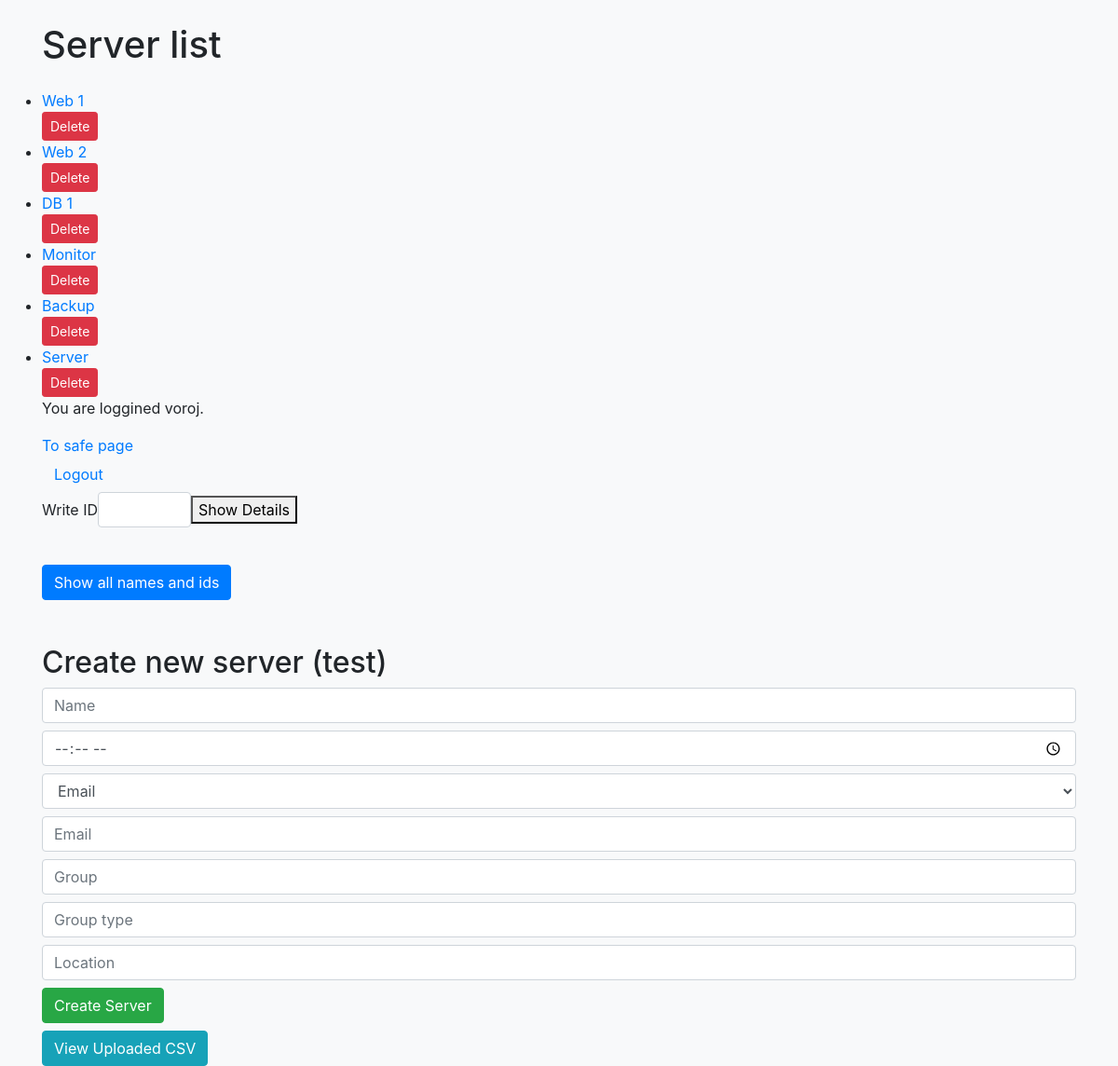
The app's page / (signed in) with its own data.
### servers/models.py (models this page shows, shortened)
class Server(models.Model):
    name = models.CharField("Name server", max_length=100)
    alert_time = models.TimeField("Time alert")
    NOTIFICATION_TYPES = [
        ("email", "Email"),
        ("sms", "SMS"),
        ("push", "Push-message"),
    ]
    notification_type = models.CharField("Type alert", max_length=10, choices=NOTIFICATION_TYPES)
    email = models.EmailField("Email adress")
    server_group = models.CharField("Servers group", max_length=100)
    server_group_type = models.CharField("Type group servers")
    location = models.CharField("Location server", max_length=200)

### servers/views.py (the view)
# urls.py: path('', views.server_list, name='server_list'),
def server_list(request):
    server_id = request.GET.get("server_id")
    if server_id:
        return redirect('server_detail', server_id=server_id)
    servers = Server.objects.all()
    return render(request, 'servers/server_list.html', {'servers': servers})

### servers/templates/servers/server_list.html (shortened to what this page needs)
{% extends "servers/base.html" %}
{% block content %}
{% load socialaccount %}
    <h1 class="mb-4">Server list</h1>
    <ul class="list-group">
        {% for server in servers %}
            <li>
                <a href="{% url 'server_detail' server.id %}">
                    {{ server.name }}
                </a>
                {% if user.is_authenticated %}
            <form action="{% url 'delete_server' server.id %}" method="post" style="margin:0;">
                <button type="submit" class="btn btn-danger btn-sm"
                        onclick="return confirm('delete server {{ server.name }}?')">
                    Delete
                </button>
            </form>
            {% endif %}
            </li>
            {% empty %}
        <li class="list-group-item">Servers list is empt</li>
        {% endfor %}
    </ul>
{% if user.is_authenticated %}
  <p>You are loggined {{ user.username }}.</p>
  <a href="{% url 'secure' %}">To safe page</a><br>
  <form action="{% url 'logout' %}" method="post">
  <button type="submit" class="btn btn-link">Logout</button>
</form>
{% else %}
  <a href="{% url 'login' %}">Sing in</a>
  <a href="{% provider_login_url 'google' %}">Login with Google</a>
{% endif %}
<form method="get" action="" class="mb-4 d-flex align-items-center gap-2">
    <label for="server_id_input" class="form-label mb-0">Write ID</label>
    <input type="number" id="server_id_input" name="server_id" class="form-control" min="1" required style="width: 100px;">
    <button type="submit">Show Details</button>
</form>
<form method="get">
    <button type="submit" name="show_all" value="1" class="btn btn-primary mt-3">Show all names and ids</button>
</form>
<h2 class="mt-5">Create new server (test)</h2>
<form method="post" action="/api/servers/create/">
    <input name="name" placeholder="Name" class="form-control my-2" required>
    <input type="time" name="alert_time" class="form-control my-2" required>
    <select name="notification_type" class="form-control my-2">
        <option value="email">Email</option>
    </select>
    <input type="email" name="email" placeholder="Email" class="form-control my-2" required>
    <input name="server_group" placeholder="Group" class="form-control my-2" required>
    <input name="server_group_type" placeholder="Group type" class="form-control my-2" required>
    <input name="location" placeholder="Location" class="form-control my-2" required>
    <button type="submit" class="btn btn-success">Create Server</button>
</form>
<a href="{% url 'csv_view' %}" class="btn btn-info mt-2">View Uploaded CSV</a>
{% endblock %}

### records on screen
Server: name "Web 1"
Server: name "Web 2"
Server: name "DB 1"
Server: name "Monitor"
Server: name "Backup"
Server: name "Server"

### other values on screen
{{ user.username }} "voroj"
